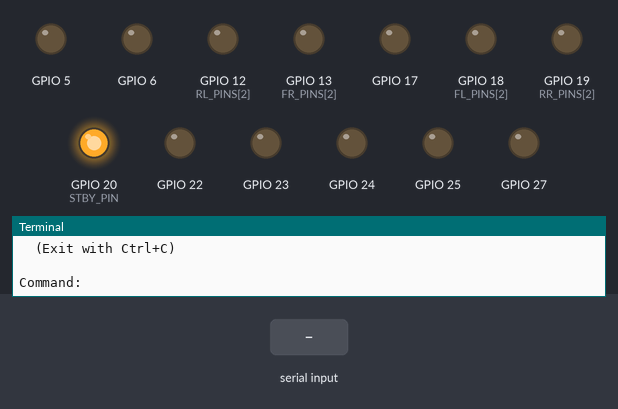
The program below on a simulated Raspberry Pi (BCM pin numbers). Parts: output pins drawn as LEDs (lit = HIGH), the last lines printed to the terminal. The test bench sets the inputs (shaded band).

Above: at 1.2 s.
1.3 s: "w" typed at the terminal, then Enter
At 2.5 s:
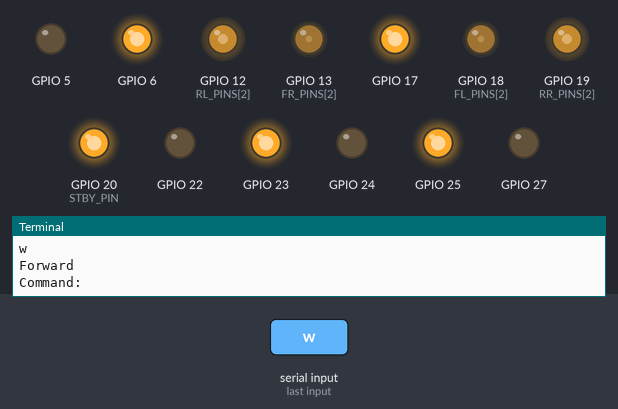
2.8 s: "s" typed at the terminal, then Enter
At 3.8 s:
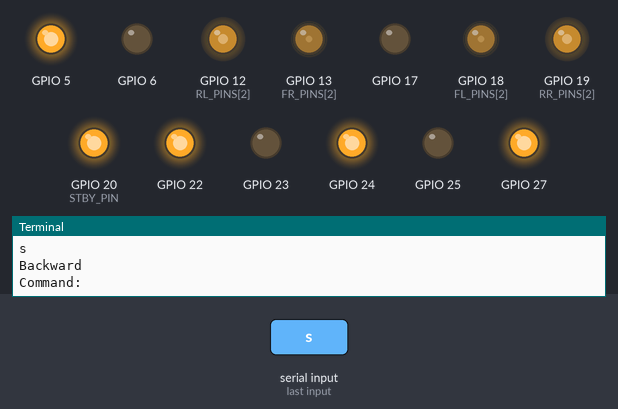
4.3 s: "a" typed at the terminal, then Enter
At 5.0 s:
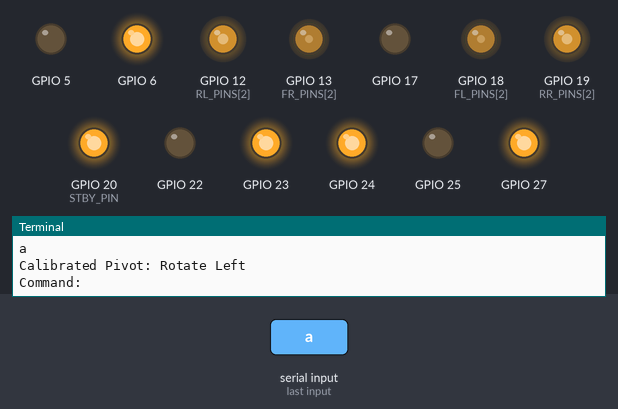
5.8 s: "d" typed at the terminal, then Enter
At 6.1 s:
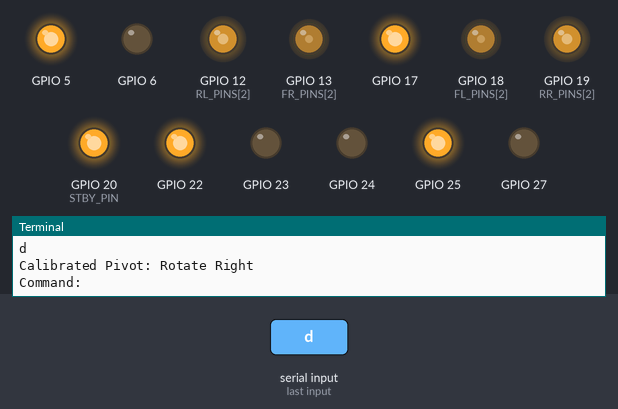
Timing chart, 0 to 8.3 s (numbered marks = the images above; inputs shaded):
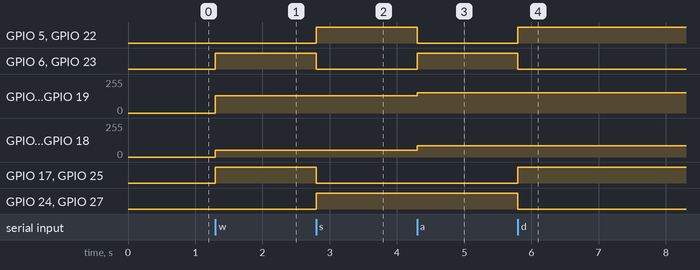

The program:

pc_control.py
```python
#!/usr/bin/env python3
"""
Mecanum Wheel Robot Control - Local Console
Raspberry Pi 4B with 2x TB6612FNG Motor Drivers and 4x TT DC Motors

Refined version:
- Forward
- Backward
- Rotate left
- Rotate right
- Stop

Strafing is disabled because on this robot the old strafe commands produced
the correct rotation behavior.
"""

import RPi.GPIO as GPIO
from time import sleep

# ============================================================================
# GPIO CONFIGURATION
# ============================================================================

GPIO.setmode(GPIO.BCM)
GPIO.setwarnings(False)

# Standby enable pin shared by both motor drivers
STBY_PIN = 20

# Motor pin assignments: (forward_pin, reverse_pin, pwm_pin)
FL_PINS = (27, 17, 18)  # Front Left
FR_PINS = (22, 23, 13)  # Front Right
RL_PINS = (25, 24, 12)  # Rear Left
RR_PINS = (6, 5, 19)    # Rear Right

# ============================================================================
# MOTOR DIRECTION MULTIPLIERS
# ============================================================================

MOTOR_FL_DIR = 1
MOTOR_FR_DIR = 1
MOTOR_RL_DIR = -1
MOTOR_RR_DIR = -1

# ============================================================================
# SPEED SETTINGS
# ============================================================================

SPEED_FORWARD_BACKWARD = 50
SPEED_ROTATE = 60

# 1. Straight Line Calibration (Forward/Backward)
CALIBRATION_FL = 0.40
CALIBRATION_FR = 0.40
CALIBRATION_RL = 1.00
CALIBRATION_RR = 1.00

# 2. Rotation Calibration (Specifically for Spin Tuning)
ROT_CALIBRATION_FL = 0.55  # Boost the front wheels specifically during turns
ROT_CALIBRATION_FR = 0.55
ROT_CALIBRATION_RL = 1.00
ROT_CALIBRATION_RR = 1.00

# ============================================================================
# GPIO SETUP
# ============================================================================

print("Initializing GPIO pins...")

all_pins = [STBY_PIN] + list(FL_PINS) + list(FR_PINS) + list(RL_PINS) + list(RR_PINS)

for pin in all_pins:
    GPIO.setup(pin, GPIO.OUT, initial=GPIO.LOW)

pwm_fl = GPIO.PWM(FL_PINS[2], 1000)
pwm_fr = GPIO.PWM(FR_PINS[2], 1000)
pwm_rl = GPIO.PWM(RL_PINS[2], 1000)
pwm_rr = GPIO.PWM(RR_PINS[2], 1000)

pwm_fl.start(0)
pwm_fr.start(0)
pwm_rl.start(0)
pwm_rr.start(0)

GPIO.output(STBY_PIN, GPIO.HIGH)

print("GPIO initialized and motor drivers enabled.")

# ============================================================================
# MOTOR CONTROL FUNCTION
# ============================================================================

def clamp_speed(speed):
    """Keep PWM speed between 0 and 100."""
    if speed < 0:
        return 0
    if speed > 100:
        return 100
    return speed


def set_motor(pins, pwm, direction, speed, dir_multiplier):
    """
    Control a single motor.

    direction:
         1 = one direction
        -1 = opposite direction
         0 = stop
    """
    speed = clamp_speed(speed)

    fwd_pin, rev_pin = pins[0], pins[1]
    final_direction = direction * dir_multiplier

    if final_direction == 1:
        GPIO.output(fwd_pin, GPIO.HIGH)
        GPIO.output(rev_pin, GPIO.LOW)
        pwm.ChangeDutyCycle(speed)

    elif final_direction == -1:
        GPIO.output(fwd_pin, GPIO.LOW)
        GPIO.output(rev_pin, GPIO.HIGH)
        pwm.ChangeDutyCycle(speed)

    else:
        GPIO.output(fwd_pin, GPIO.LOW)
        GPIO.output(rev_pin, GPIO.LOW)
        pwm.ChangeDutyCycle(0)

# ============================================================================
# MOVEMENT FUNCTIONS
# ============================================================================

def forward(speed=SPEED_FORWARD_BACKWARD):
    """Move forward."""
    print("Forward")

    # Calculate calibrated speeds dynamically
    speed_fl = int(speed * CALIBRATION_FL)
    speed_fr = int(speed * CALIBRATION_FR)
    speed_rl = int(speed * CALIBRATION_RL)
    speed_rr = int(speed * CALIBRATION_RR)

    set_motor(FL_PINS, pwm_fl, -1, speed_fl, MOTOR_FL_DIR)
    set_motor(FR_PINS, pwm_fr, -1, speed_fr, MOTOR_FR_DIR)
    set_motor(RL_PINS, pwm_rl, -1, speed_rl, MOTOR_RL_DIR)
    set_motor(RR_PINS, pwm_rr, -1, speed_rr, MOTOR_RR_DIR)


def backward(speed=SPEED_FORWARD_BACKWARD):
    """Move backward."""
    print("Backward")

    speed_fl = int(speed * CALIBRATION_FL)
    speed_fr = int(speed * CALIBRATION_FR)
    speed_rl = int(speed * CALIBRATION_RL)
    speed_rr = int(speed * CALIBRATION_RR)

    set_motor(FL_PINS, pwm_fl, 1, speed_fl, MOTOR_FL_DIR)
    set_motor(FR_PINS, pwm_fr, 1, speed_fr, MOTOR_FR_DIR)
    set_motor(RL_PINS, pwm_rl, 1, speed_rl, MOTOR_RL_DIR)
    set_motor(RR_PINS, pwm_rr, 1, speed_rr, MOTOR_RR_DIR)

def rotate_right(speed=SPEED_ROTATE):
    print("Calibrated Pivot: Rotate Right")

    speed_fl = int(speed * ROT_CALIBRATION_FL)
    speed_fr = int(speed * ROT_CALIBRATION_FR)
    speed_rl = int(speed * ROT_CALIBRATION_RL)
    speed_rr = int(speed * ROT_CALIBRATION_RR)

    # Force the entire left side FORWARD and the entire right side BACKWARD
    set_motor(FL_PINS, pwm_fl, direction=-1, speed=speed_fl, dir_multiplier=1) # FL Forward
    set_motor(RL_PINS, pwm_rl, direction=1,  speed=speed_rl, dir_multiplier=1) # RL Forward
    set_motor(FR_PINS, pwm_fr, direction=1,  speed=speed_fr, dir_multiplier=1) # FR Backward
    set_motor(RR_PINS, pwm_rr, direction=-1, speed=speed_rr, dir_multiplier=1) # RR Backward


def rotate_left(speed=SPEED_ROTATE):
    print("Calibrated Pivot: Rotate Left")

    speed_fl = int(speed * ROT_CALIBRATION_FL)
    speed_fr = int(speed * ROT_CALIBRATION_FR)
    speed_rl = int(speed * ROT_CALIBRATION_RL)
    speed_rr = int(speed * ROT_CALIBRATION_RR)

    # Force the entire left side BACKWARD and the entire right side FORWARD
    set_motor(FL_PINS, pwm_fl, direction=1,  speed=speed_fl, dir_multiplier=1) # FL Backward
    set_motor(RL_PINS, pwm_rl, direction=-1, speed=speed_rl, dir_multiplier=1) # RL Backward
    set_motor(FR_PINS, pwm_fr, direction=-1, speed=speed_fr, dir_multiplier=1) # FR Forward
    set_motor(RR_PINS, pwm_rr, direction=1,  speed=speed_rr, dir_multiplier=1) # RR Forward

def stop():
    """Stop all motors."""
    print("Stop!")

    set_motor(FL_PINS, pwm_fl, 0, 0, MOTOR_FL_DIR)
    set_motor(FR_PINS, pwm_fr, 0, 0, MOTOR_FR_DIR)
    set_motor(RL_PINS, pwm_rl, 0, 0, MOTOR_RL_DIR)
    set_motor(RR_PINS, pwm_rr, 0, 0, MOTOR_RR_DIR)


# ============================================================================
# CLEANUP FUNCTION
# ============================================================================

cleaned_up = False

def cleanup_and_exit():
    """Safely shut down the robot and clean up resources."""
    global cleaned_up

    if cleaned_up:
        return

    print("Cleaning up GPIO...")

    try:
        stop()
        sleep(0.1)

        pwm_fl.stop()
        pwm_fr.stop()
        pwm_rl.stop()
        pwm_rr.stop()

        GPIO.output(STBY_PIN, GPIO.LOW)
        GPIO.cleanup()

    except Exception as e:
        print(f"Cleanup warning: {e}")

    cleaned_up = True
    print("System halted.")


# ============================================================================
# MAIN CONTROL LOOP
# ============================================================================

print("\nRobot Control Active!")
print("Controls:")
print("  w = Forward")
print("  s = Backward")
print("  a = Rotate Left")
print("  d = Rotate Right")
print("  x = Stop")
print("  (Exit with Ctrl+C)\n")

try:
    while True:
        command = input("Command: ").lower().strip()

        if command == 'w':
            forward()

        elif command == 's':
            backward()

        elif command == 'a':
            rotate_left()

        elif command == 'd':
            rotate_right()


        elif command == 'x':
            stop()

        elif command == '':
            continue

        else:
            print("Invalid command!")

except KeyboardInterrupt:
    print("\nManual stop triggered.")

except Exception as e:
    print(f"Error occurred: {e}")

finally:
    cleanup_and_exit()
```

Measured:
- after the input at 1.3 s, GPIO 6, GPIO 17, GPIO 23, GPIO 25: LOW → HIGH at once; GPIO 12 (RL_PINS[2]), GPIO 19 (RR_PINS[2]): 0/255 → 128/255 at once; GPIO 13 (FR_PINS[2]), GPIO 18 (FL_PINS[2]): 0/255 → 51/255 at once
- after the input at 2.8 s, GPIO 5, GPIO 22, GPIO 24, GPIO 27: LOW → HIGH at once; GPIO 6, GPIO 17, GPIO 23, GPIO 25: HIGH → LOW at once
- after the input at 4.3 s, GPIO 5, GPIO 22: HIGH → LOW at once; GPIO 6, GPIO 23: LOW → HIGH at once; GPIO 12 (RL_PINS[2]), GPIO 19 (RR_PINS[2]): 128/255 → 153/255 at once; GPIO 13 (FR_PINS[2]), GPIO 18 (FL_PINS[2]): 51/255 → 84/255 at once
- after the input at 5.8 s, GPIO 5, GPIO 17, GPIO 22, GPIO 25: LOW → HIGH at once; GPIO 6, GPIO 23, GPIO 24, GPIO 27: HIGH → LOW at once
